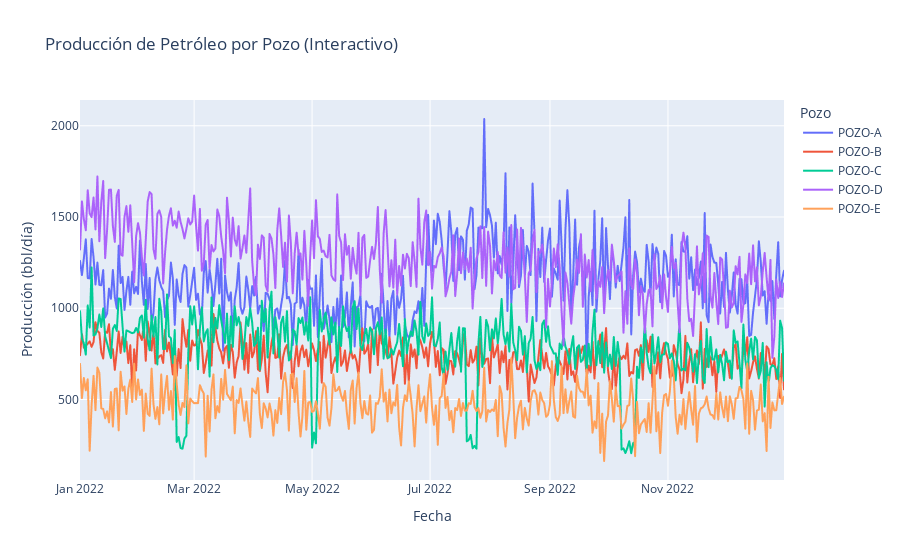

This figure's notebook cell:
### Markdown cell above
## 6. Visualizaciones Avanzadas con Plotly (Interactivas)

Las visualizaciones interactivas proporcionan:
- Exploración más profunda de los datos
- Comunicación efectiva con stakeholders
- Capacidad para "contar historias" con los datos
- Análisis drill-down para identificar causas raíz

### Code cell
# Gráfico interactivo de producción por pozo
fig = px.line(df, x='fecha', y='petroleo_bbl', color='pozo',
             title='Producción de Petróleo por Pozo (Interactivo)',
             labels={'petroleo_bbl': 'Producción (bbl/día)',
                    'fecha': 'Fecha'})
fig.update_layout(xaxis_title='Fecha',
                 yaxis_title='Producción (bbl/día)',
                 legend_title='Pozo',
                 hovermode='closest')
fig.show()

### Figure 1 — Plotly figure (JSON) as saved in the notebook; plotly's stock layout.template omitted (floating-point values rounded to 4 significant figures; data arrays with more than 128 entries replaced by an {"elided": "..."} marker saying what was removed)
{"data": [{"hovertemplate": "pozo=POZO-A<br>Fecha=%{x}<br>Producción (bbl/día)=%{y}<extra></extra>", "legendgroup": "POZO-A", "line": {"color": "#636efa", "dash": "solid"}, "marker": {"symbol": "circle"}, "mode": "lines", "name": "POZO-A", "showlegend": true, "type": "scattergl", "x": {"elided": "365 str values"}, "xaxis": "x", "y": {"elided": "365 float values"}, "yaxis": "y"}, {"hovertemplate": "pozo=POZO-B<br>Fecha=%{x}<br>Producción (bbl/día)=%{y}<extra></extra>", "legendgroup": "POZO-B", "line": {"color": "#EF553B", "dash": "solid"}, "marker": {"symbol": "circle"}, "mode": "lines", "name": "POZO-B", "showlegend": true, "type": "scattergl", "x": {"elided": "365 str values"}, "xaxis": "x", "y": {"elided": "365 float values"}, "yaxis": "y"}, {"hovertemplate": "pozo=POZO-C<br>Fecha=%{x}<br>Producción (bbl/día)=%{y}<extra></extra>", "legendgroup": "POZO-C", "line": {"color": "#00cc96", "dash": "solid"}, "marker": {"symbol": "circle"}, "mode": "lines", "name": "POZO-C", "showlegend": true, "type": "scattergl", "x": {"elided": "365 str values"}, "xaxis": "x", "y": {"elided": "365 float values"}, "yaxis": "y"}, {"hovertemplate": "pozo=POZO-D<br>Fecha=%{x}<br>Producción (bbl/día)=%{y}<extra></extra>", "legendgroup": "POZO-D", "line": {"color": "#ab63fa", "dash": "solid"}, "marker": {"symbol": "circle"}, "mode": "lines", "name": "POZO-D", "showlegend": true, "type": "scattergl", "x": {"elided": "365 str values"}, "xaxis": "x", "y": {"elided": "365 float values"}, "yaxis": "y"}, {"hovertemplate": "pozo=POZO-E<br>Fecha=%{x}<br>Producción (bbl/día)=%{y}<extra></extra>", "legendgroup": "POZO-E", "line": {"color": "#FFA15A", "dash": "solid"}, "marker": {"symbol": "circle"}, "mode": "lines", "name": "POZO-E", "showlegend": true, "type": "scattergl", "x": {"elided": "365 str values"}, "xaxis": "x", "y": {"elided": "365 float values"}, "yaxis": "y"}], "layout": {"hovermode": "closest", "legend": {"title": {"text": "Pozo"}, "tracegroupgap": 0}, "title": {"text": "Producción de Petróleo por Pozo (Interactivo)"}, "xaxis": {"anchor": "y", "domain": [0, 1], "title": {"text": "Fecha"}}, "yaxis": {"anchor": "x", "domain": [0, 1], "title": {"text": "Producción (bbl/día)"}}}}
